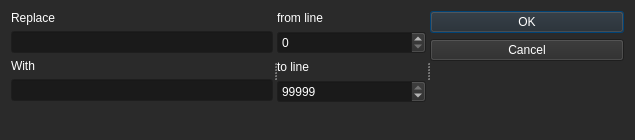
<?xml version="1.0" encoding="UTF-8"?>
<ui version="4.0">
 <class>replaceDialog</class>
 <widget class="QDialog" name="replaceDialog">
  <property name="geometry">
   <rect>
    <x>0</x>
    <y>0</y>
    <width>635</width>
    <height>140</height>
   </rect>
  </property>
  <property name="palette">
   <palette>
    <active>
     <colorrole role="WindowText">
      <brush brushstyle="SolidPattern">
       <color alpha="255">
        <red>255</red>
        <green>255</green>
        <blue>255</blue>
       </color>
      </brush>
     </colorrole>
     <colorrole role="Button">
      <brush brushstyle="SolidPattern">
       <color alpha="255">
        <red>42</red>
        <green>42</green>
        <blue>42</blue>
       </color>
      </brush>
     </colorrole>
     <colorrole role="Light">
      <brush brushstyle="SolidPattern">
       <color alpha="255">
        <red>63</red>
        <green>63</green>
        <blue>63</blue>
       </color>
      </brush>
     </colorrole>
     <colorrole role="Midlight">
      <brush brushstyle="SolidPattern">
       <color alpha="255">
        <red>52</red>
        <green>52</green>
        <blue>52</blue>
       </color>
      </brush>
     </colorrole>
     <colorrole role="Dark">
      <brush brushstyle="SolidPattern">
       <color alpha="255">
        <red>21</red>
        <green>21</green>
        <blue>21</blue>
       </color>
      </brush>
     </colorrole>
     <colorrole role="Mid">
      <brush brushstyle="SolidPattern">
       <color alpha="255">
        <red>28</red>
        <green>28</green>
        <blue>28</blue>
       </color>
      </brush>
     </colorrole>
     <colorrole role="Text">
      <brush brushstyle="SolidPattern">
       <color alpha="255">
        <red>255</red>
        <green>255</green>
        <blue>255</blue>
       </color>
      </brush>
     </colorrole>
     <colorrole role="BrightText">
      <brush brushstyle="SolidPattern">
       <color alpha="255">
        <red>255</red>
        <green>255</green>
        <blue>255</blue>
       </color>
      </brush>
     </colorrole>
     <colorrole role="ButtonText">
      <brush brushstyle="SolidPattern">
       <color alpha="255">
        <red>255</red>
        <green>255</green>
        <blue>255</blue>
       </color>
      </brush>
     </colorrole>
     <colorrole role="Base">
      <brush brushstyle="SolidPattern">
       <color alpha="255">
        <red>26</red>
        <green>26</green>
        <blue>26</blue>
       </color>
      </brush>
     </colorrole>
     <colorrole role="Window">
      <brush brushstyle="SolidPattern">
       <color alpha="255">
        <red>42</red>
        <green>42</green>
        <blue>42</blue>
       </color>
      </brush>
     </colorrole>
     <colorrole role="Shadow">
      <brush brushstyle="SolidPattern">
       <color alpha="255">
        <red>0</red>
        <green>0</green>
        <blue>0</blue>
       </color>
      </brush>
     </colorrole>
     <colorrole role="Highlight">
      <brush brushstyle="SolidPattern">
       <color alpha="255">
        <red>0</red>
        <green>84</green>
        <blue>148</blue>
       </color>
      </brush>
     </colorrole>
     <colorrole role="AlternateBase">
      <brush brushstyle="SolidPattern">
       <color alpha="255">
        <red>21</red>
        <green>21</green>
        <blue>21</blue>
       </color>
      </brush>
     </colorrole>
     <colorrole role="ToolTipBase">
      <brush brushstyle="SolidPattern">
       <color alpha="255">
        <red>255</red>
        <green>255</green>
        <blue>220</blue>
       </color>
      </brush>
     </colorrole>
     <colorrole role="ToolTipText">
      <brush brushstyle="SolidPattern">
       <color alpha="255">
        <red>0</red>
        <green>0</green>
        <blue>0</blue>
       </color>
      </brush>
     </colorrole>
     <colorrole role="PlaceholderText">
      <brush brushstyle="SolidPattern">
       <color alpha="127">
        <red>255</red>
        <green>255</green>
        <blue>255</blue>
       </color>
      </brush>
     </colorrole>
     <colorrole role="Accent">
      <brush brushstyle="SolidPattern">
       <color alpha="255">
        <red>0</red>
        <green>0</green>
        <blue>0</blue>
       </color>
      </brush>
     </colorrole>
    </active>
    <inactive>
     <colorrole role="WindowText">
      <brush brushstyle="SolidPattern">
       <color alpha="255">
        <red>255</red>
        <green>255</green>
        <blue>255</blue>
       </color>
      </brush>
     </colorrole>
     <colorrole role="Button">
      <brush brushstyle="SolidPattern">
       <color alpha="255">
        <red>42</red>
        <green>42</green>
        <blue>42</blue>
       </color>
      </brush>
     </colorrole>
     <colorrole role="Light">
      <brush brushstyle="SolidPattern">
       <color alpha="255">
        <red>63</red>
        <green>63</green>
        <blue>63</blue>
       </color>
      </brush>
     </colorrole>
     <colorrole role="Midlight">
      <brush brushstyle="SolidPattern">
       <color alpha="255">
        <red>52</red>
        <green>52</green>
        <blue>52</blue>
       </color>
      </brush>
     </colorrole>
     <colorrole role="Dark">
      <brush brushstyle="SolidPattern">
       <color alpha="255">
        <red>21</red>
        <green>21</green>
        <blue>21</blue>
       </color>
      </brush>
     </colorrole>
     <colorrole role="Mid">
      <brush brushstyle="SolidPattern">
       <color alpha="255">
        <red>28</red>
        <green>28</green>
        <blue>28</blue>
       </color>
      </brush>
     </colorrole>
     <colorrole role="Text">
      <brush brushstyle="SolidPattern">
       <color alpha="255">
        <red>255</red>
        <green>255</green>
        <blue>255</blue>
       </color>
      </brush>
     </colorrole>
     <colorrole role="BrightText">
      <brush brushstyle="SolidPattern">
       <color alpha="255">
        <red>255</red>
        <green>255</green>
        <blue>255</blue>
       </color>
      </brush>
     </colorrole>
     <colorrole role="ButtonText">
      <brush brushstyle="SolidPattern">
       <color alpha="255">
        <red>255</red>
        <green>255</green>
        <blue>255</blue>
       </color>
      </brush>
     </colorrole>
     <colorrole role="Base">
      <brush brushstyle="SolidPattern">
       <color alpha="255">
        <red>26</red>
        <green>26</green>
        <blue>26</blue>
       </color>
      </brush>
     </colorrole>
     <colorrole role="Window">
      <brush brushstyle="SolidPattern">
       <color alpha="255">
        <red>42</red>
        <green>42</green>
        <blue>42</blue>
       </color>
      </brush>
     </colorrole>
     <colorrole role="Shadow">
      <brush brushstyle="SolidPattern">
       <color alpha="255">
        <red>0</red>
        <green>0</green>
        <blue>0</blue>
       </color>
      </brush>
     </colorrole>
     <colorrole role="Highlight">
      <brush brushstyle="SolidPattern">
       <color alpha="255">
        <red>0</red>
        <green>84</green>
        <blue>148</blue>
       </color>
      </brush>
     </colorrole>
     <colorrole role="AlternateBase">
      <brush brushstyle="SolidPattern">
       <color alpha="255">
        <red>21</red>
        <green>21</green>
        <blue>21</blue>
       </color>
      </brush>
     </colorrole>
     <colorrole role="ToolTipBase">
      <brush brushstyle="SolidPattern">
       <color alpha="255">
        <red>255</red>
        <green>255</green>
        <blue>220</blue>
       </color>
      </brush>
     </colorrole>
     <colorrole role="ToolTipText">
      <brush brushstyle="SolidPattern">
       <color alpha="255">
        <red>0</red>
        <green>0</green>
        <blue>0</blue>
       </color>
      </brush>
     </colorrole>
     <colorrole role="PlaceholderText">
      <brush brushstyle="SolidPattern">
       <color alpha="127">
        <red>255</red>
        <green>255</green>
        <blue>255</blue>
       </color>
      </brush>
     </colorrole>
     <colorrole role="Accent">
      <brush brushstyle="SolidPattern">
       <color alpha="255">
        <red>0</red>
        <green>0</green>
        <blue>0</blue>
       </color>
      </brush>
     </colorrole>
    </inactive>
    <disabled>
     <colorrole role="WindowText">
      <brush brushstyle="SolidPattern">
       <color alpha="255">
        <red>21</red>
        <green>21</green>
        <blue>21</blue>
       </color>
      </brush>
     </colorrole>
     <colorrole role="Button">
      <brush brushstyle="SolidPattern">
       <color alpha="255">
        <red>42</red>
        <green>42</green>
        <blue>42</blue>
       </color>
      </brush>
     </colorrole>
     <colorrole role="Light">
      <brush brushstyle="SolidPattern">
       <color alpha="255">
        <red>63</red>
        <green>63</green>
        <blue>63</blue>
       </color>
      </brush>
     </colorrole>
     <colorrole role="Midlight">
      <brush brushstyle="SolidPattern">
       <color alpha="255">
        <red>52</red>
        <green>52</green>
        <blue>52</blue>
       </color>
      </brush>
     </colorrole>
     <colorrole role="Dark">
      <brush brushstyle="SolidPattern">
       <color alpha="255">
        <red>21</red>
        <green>21</green>
        <blue>21</blue>
       </color>
      </brush>
     </colorrole>
     <colorrole role="Mid">
      <brush brushstyle="SolidPattern">
       <color alpha="255">
        <red>28</red>
        <green>28</green>
        <blue>28</blue>
       </color>
      </brush>
     </colorrole>
     <colorrole role="Text">
      <brush brushstyle="SolidPattern">
       <color alpha="255">
        <red>21</red>
        <green>21</green>
        <blue>21</blue>
       </color>
      </brush>
     </colorrole>
     <colorrole role="BrightText">
      <brush brushstyle="SolidPattern">
       <color alpha="255">
        <red>255</red>
        <green>255</green>
        <blue>255</blue>
       </color>
      </brush>
     </colorrole>
     <colorrole role="ButtonText">
      <brush brushstyle="SolidPattern">
       <color alpha="255">
        <red>21</red>
        <green>21</green>
        <blue>21</blue>
       </color>
      </brush>
     </colorrole>
     <colorrole role="Base">
      <brush brushstyle="SolidPattern">
       <color alpha="255">
        <red>42</red>
        <green>42</green>
        <blue>42</blue>
       </color>
      </brush>
     </colorrole>
     <colorrole role="Window">
      <brush brushstyle="SolidPattern">
       <color alpha="255">
        <red>42</red>
        <green>42</green>
        <blue>42</blue>
       </color>
      </brush>
     </colorrole>
     <colorrole role="Shadow">
      <brush brushstyle="SolidPattern">
       <color alpha="255">
        <red>0</red>
        <green>0</green>
        <blue>0</blue>
       </color>
      </brush>
     </colorrole>
     <colorrole role="AlternateBase">
      <brush brushstyle="SolidPattern">
       <color alpha="255">
        <red>42</red>
        <green>42</green>
        <blue>42</blue>
       </color>
      </brush>
     </colorrole>
     <colorrole role="ToolTipBase">
      <brush brushstyle="SolidPattern">
       <color alpha="255">
        <red>255</red>
        <green>255</green>
        <blue>220</blue>
       </color>
      </brush>
     </colorrole>
     <colorrole role="ToolTipText">
      <brush brushstyle="SolidPattern">
       <color alpha="255">
        <red>0</red>
        <green>0</green>
        <blue>0</blue>
       </color>
      </brush>
     </colorrole>
     <colorrole role="PlaceholderText">
      <brush brushstyle="SolidPattern">
       <color alpha="127">
        <red>21</red>
        <green>21</green>
        <blue>21</blue>
       </color>
      </brush>
     </colorrole>
     <colorrole role="Accent">
      <brush brushstyle="SolidPattern">
       <color alpha="255">
        <red>0</red>
        <green>0</green>
        <blue>0</blue>
       </color>
      </brush>
     </colorrole>
    </disabled>
   </palette>
  </property>
  <property name="windowTitle">
   <string>Replace tool</string>
  </property>
  <layout class="QVBoxLayout" name="verticalLayout_7">
   <item>
    <widget class="QSplitter" name="splitter">
     <property name="orientation">
      <enum>Qt::Orientation::Horizontal</enum>
     </property>
     <widget class="QWidget" name="">
      <layout class="QVBoxLayout" name="verticalLayout_6">
       <item>
        <layout class="QVBoxLayout" name="verticalLayout_4">
         <item>
          <widget class="QLabel" name="label_3">
           <property name="maximumSize">
            <size>
             <width>16777215</width>
             <height>25</height>
            </size>
           </property>
           <property name="text">
            <string>Replace</string>
           </property>
          </widget>
         </item>
         <item>
          <widget class="QLineEdit" name="lineEdit">
           <property name="maximumSize">
            <size>
             <width>16777215</width>
             <height>25</height>
            </size>
           </property>
          </widget>
         </item>
         <item>
          <layout class="QVBoxLayout" name="verticalLayout_3">
           <item>
            <widget class="QLabel" name="label_4">
             <property name="maximumSize">
              <size>
               <width>16777215</width>
               <height>25</height>
              </size>
             </property>
             <property name="text">
              <string>With</string>
             </property>
            </widget>
           </item>
           <item>
            <widget class="QLineEdit" name="lineEdit_2">
             <property name="maximumSize">
              <size>
               <width>16777215</width>
               <height>25</height>
              </size>
             </property>
            </widget>
           </item>
           <item>
            <spacer name="verticalSpacer">
             <property name="orientation">
              <enum>Qt::Orientation::Vertical</enum>
             </property>
             <property name="sizeHint" stdset="0">
              <size>
               <width>20</width>
               <height>40</height>
              </size>
             </property>
            </spacer>
           </item>
          </layout>
         </item>
        </layout>
       </item>
      </layout>
     </widget>
     <widget class="QWidget" name="">
      <layout class="QVBoxLayout" name="verticalLayout_5">
       <item>
        <layout class="QVBoxLayout" name="verticalLayout">
         <item>
          <layout class="QVBoxLayout" name="verticalLayout_2">
           <item>
            <widget class="QLabel" name="label">
             <property name="maximumSize">
              <size>
               <width>16777215</width>
               <height>25</height>
              </size>
             </property>
             <property name="text">
              <string>from line</string>
             </property>
            </widget>
           </item>
           <item>
            <widget class="QSpinBox" name="spinBox">
             <property name="maximumSize">
              <size>
               <width>16777215</width>
               <height>25</height>
              </size>
             </property>
             <property name="maximum">
              <number>99999</number>
             </property>
            </widget>
           </item>
          </layout>
         </item>
         <item>
          <widget class="QLabel" name="label_2">
           <property name="maximumSize">
            <size>
             <width>16777215</width>
             <height>25</height>
            </size>
           </property>
           <property name="text">
            <string>to line</string>
           </property>
          </widget>
         </item>
         <item>
          <widget class="QSpinBox" name="spinBox_2">
           <property name="maximumSize">
            <size>
             <width>16777215</width>
             <height>25</height>
            </size>
           </property>
           <property name="maximum">
            <number>99999</number>
           </property>
           <property name="value">
            <number>99999</number>
           </property>
          </widget>
         </item>
         <item>
          <spacer name="verticalSpacer_2">
           <property name="orientation">
            <enum>Qt::Orientation::Vertical</enum>
           </property>
           <property name="sizeHint" stdset="0">
            <size>
             <width>20</width>
             <height>40</height>
            </size>
           </property>
          </spacer>
         </item>
        </layout>
       </item>
      </layout>
     </widget>
     <widget class="QDialogButtonBox" name="buttonBox">
      <property name="orientation">
       <enum>Qt::Orientation::Vertical</enum>
      </property>
      <property name="standardButtons">
       <set>QDialogButtonBox::StandardButton::Cancel|QDialogButtonBox::StandardButton::Ok</set>
      </property>
     </widget>
    </widget>
   </item>
  </layout>
 </widget>
 <resources/>
 <connections>
  <connection>
   <sender>buttonBox</sender>
   <signal>accepted()</signal>
   <receiver>replaceDialog</receiver>
   <slot>accept()</slot>
   <hints>
    <hint type="sourcelabel">
     <x>248</x>
     <y>254</y>
    </hint>
    <hint type="destinationlabel">
     <x>157</x>
     <y>274</y>
    </hint>
   </hints>
  </connection>
  <connection>
   <sender>buttonBox</sender>
   <signal>rejected()</signal>
   <receiver>replaceDialog</receiver>
   <slot>reject()</slot>
   <hints>
    <hint type="sourcelabel">
     <x>316</x>
     <y>260</y>
    </hint>
    <hint type="destinationlabel">
     <x>286</x>
     <y>274</y>
    </hint>
   </hints>
  </connection>
 </connections>
</ui>
